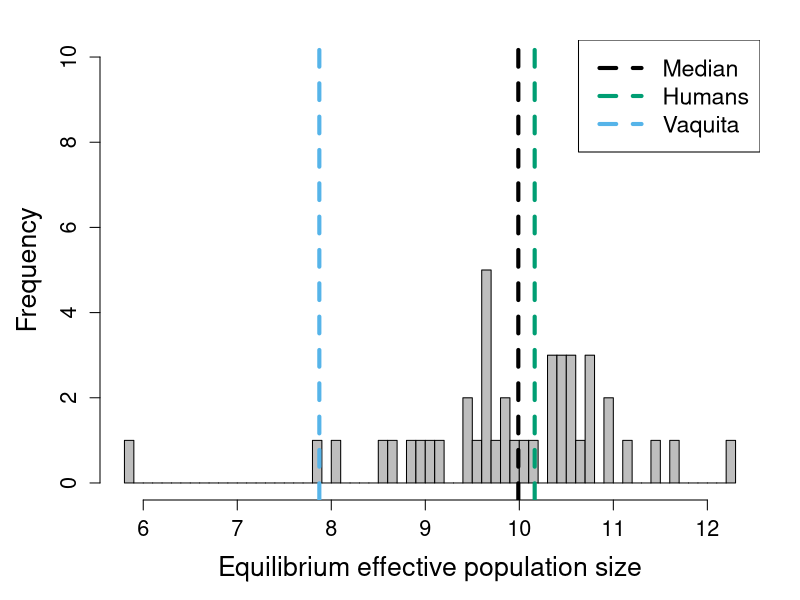

This figure's R source:

### script for creating Figure S4 in Kyriazis et al. 2022 biorxiv

setwd("~/Documents/UCLA/simulations_review/Analysis/Data/")

data <- read.csv("het_table_mammals.csv", header=T)

Ne <- data$Observed_pi/(4*1e-8)

setwd("~/Documents/UCLA/simulations_review/Analysis/Plots/")
pdf("equilibrium_Ne.pdf", width = 7, height = 4)
par(mar=c(5,5,2,2))

lwd = 4
lty = 2
hist(log(Ne), breaks=50, main="", xlab="Equilibrium effective population size", cex.lab=1.6, cex.axis=1.3, col = "gray", ylim = c(0,10))
abline(v=median(log(Ne)), lty=lty, lwd=lwd)
abline(v=log(0.001037458/4e-8), lty=lty, lwd=lwd, col='#009E73')
abline(v=log(0.000105/4e-8), lty=lty, lwd=lwd, col="#56B4E9")
legend(lty = 2, col=c('black', '#009E73','#56B4E9'), legend = c('Median','Humans','Vaquita'), x='topright', lwd=4, cex=1.4)

dev.off()

median(Ne)
mean(Ne)
quantile(Ne, probs = c(0.01,0.05,0.5,0.95))
min(Ne)
